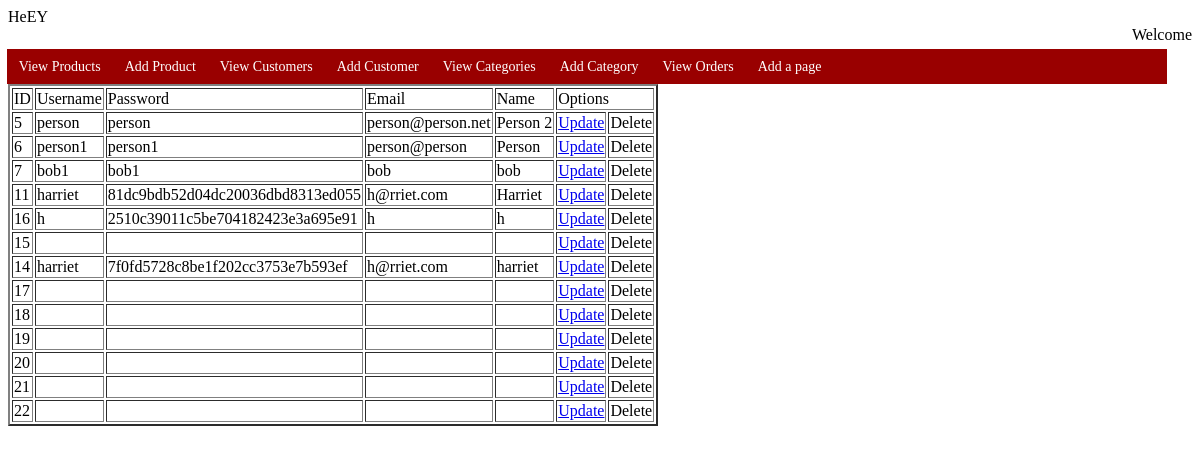
/pages/view_customers.php, run on the app's committed database.
### tables this page shows
CREATE TABLE IF NOT EXISTS `users` (
  `user_id` int(11) NOT NULL AUTO_INCREMENT,
  `username` varchar(15) NOT NULL,
  `password` varchar(255) NOT NULL,
  `email` varchar(40) NOT NULL,
  `name` varchar(55) NOT NULL,
  `admin` int(1) DEFAULT '0',
  PRIMARY KEY (`user_id`)
);

### pages/view_customers.php (the view)
<?php
include "components/headercms.php";
$query = "SELECT * FROM users";
$result = mysql_query($query);
while($row = mysql_fetch_array($result))
{
	$user_id = $row['user_id'];
	$username = $row['username'];
	$password = $row['password'];
	$email = $row['email'];
	$name = $row['name'];
	$data .= "<tr>
		<td>$user_id</td>
		<td>$username</td>
		<td>$password</td>
		<td>$email</td>
		<td>$name</td>
		<td><a href='update.php?productid=$product_id'>Update</a></td>
		<td>Delete</td>
		</tr>";
}
?>
<table border="2">
	<tr>
    	<td>ID</td>
        <td>Username</td>
        <td>Password</td>
        <td>Email</td>
        <td>Name</td>
        <td colspan="2">Options</td>
    </tr>
    <?php echo $data; ?>
</table>

### data on the page
users: user_id "5", username "person", password "person", email "person@person.net", name "Person 2"
users: user_id "6", username "person1", password "person1", email "person@person", name "Person"
users: user_id "7", username "bob1", password "bob1", email "bob", name "bob"
users: user_id "11", username "harriet", password "81dc9bdb52d04dc20036dbd8313ed055", email "h@rriet.com", name "Harriet"
users: user_id "16", username "h", password "2510c39011c5be704182423e3a695e91", email "h", name "h"
users: user_id "15"
users: user_id "14", username "harriet", password "7f0fd5728c8be1f202cc3753e7b593ef", email "h@rriet.com", name "harriet"
users: user_id "17"
users: user_id "18"
users: user_id "19"
users: user_id "20"
users: user_id "21"
users: user_id "22"
